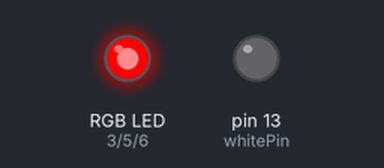
This sketch was run on a simulated Arduino Uno, built with avr-gcc and run on an emulated ATmega328P. Parts: an RGB LED mixed from three pins (HIGH = lit), output pins drawn as LEDs (lit = HIGH). Dim RGB values are drawn brighter than linear.

Above: at 0.1 s.
At 6.1 s:
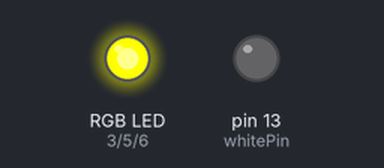
At 8.1 s:
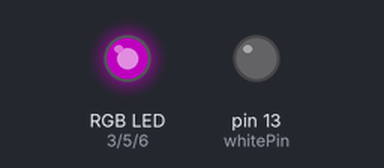
At 18.1 s:
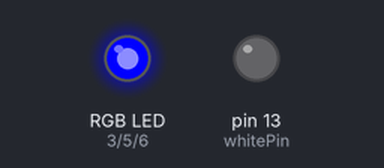
At 30.1 s:
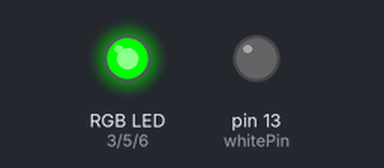
At 38.1 s:
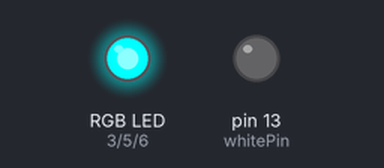
Timing chart, 0 to 39.6 s (numbered marks = the images above):
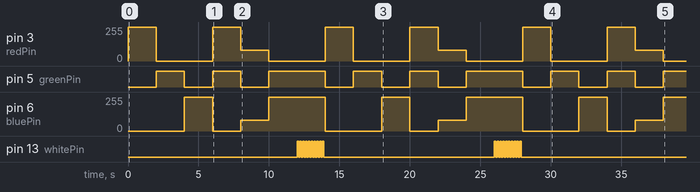

Measured:
- by itself, pin 3 (redPin): repeats every 14.0 s: 0/255 4.0 s, 255/255 2.0 s, 80/255 2.0 s, 0/255 4.0 s, 255/255 2.0 s
- by itself, pin 5 (greenPin): repeats every 14.0 s: LOW 2.0 s, HIGH 2.0 s, LOW 2.0 s, HIGH 4.0 s, LOW 2.0 s, HIGH 2.0 s
- by itself, pin 6 (bluePin): repeats every 14.0 s: 0/255 2.0 s, 80/255 2.0 s, 255/255 4.0 s, 0/255 4.0 s, 255/255 2.0 s
- by itself, pin 13 (whitePin): goes 9 × (HIGH 0.10 s, LOW 0.10 s), HIGH 0.10 s, LOW 12.1 s, 9 × (HIGH 0.10 s, LOW 0.10 s), HIGH 0.10 s, then LOW

The sketch:

rgb-led-test.ino
```cpp
/*
Adafruit Arduino - Lesson 3. RGB LED
*/

int redPin = 3; //11;
int greenPin = 5; //10;
int bluePin = 6; //9;
int whitePin = 13; //9;
int idx;

//uncomment this line if using a Common Anode LED
//#define COMMON_ANODE

void setup()
{
  pinMode(redPin, OUTPUT);
  pinMode(greenPin, OUTPUT);
  pinMode(bluePin, OUTPUT);
  pinMode(whitePin, OUTPUT);
}

void loop()
{
  setColor(255, 0, 0);  // red
  delay(2000);
  setColor(0, 255, 0);  // green
  delay(2000);
  setColor(0, 0, 255);  // blue
  delay(2000);
  setColor(255, 255, 0);  // yellow
  delay(2000);
  setColor(80, 0, 80);  // purple
  delay(2000);
  setColor(0, 255, 255);  // aqua
  delay(2000);
  idx = 0;
  while (idx<10) {
    digitalWrite(13,HIGH);
    delay(100);
    digitalWrite(13,LOW);
    delay(100);
    idx++;
  }
}

void setColor(int red, int green, int blue)
{
  #ifdef COMMON_ANODE
    red = 255 - red;
    green = 255 - green;
    blue = 255 - blue;
  #endif
  analogWrite(redPin, red);
  analogWrite(greenPin, green);
  analogWrite(bluePin, blue);
}
```
